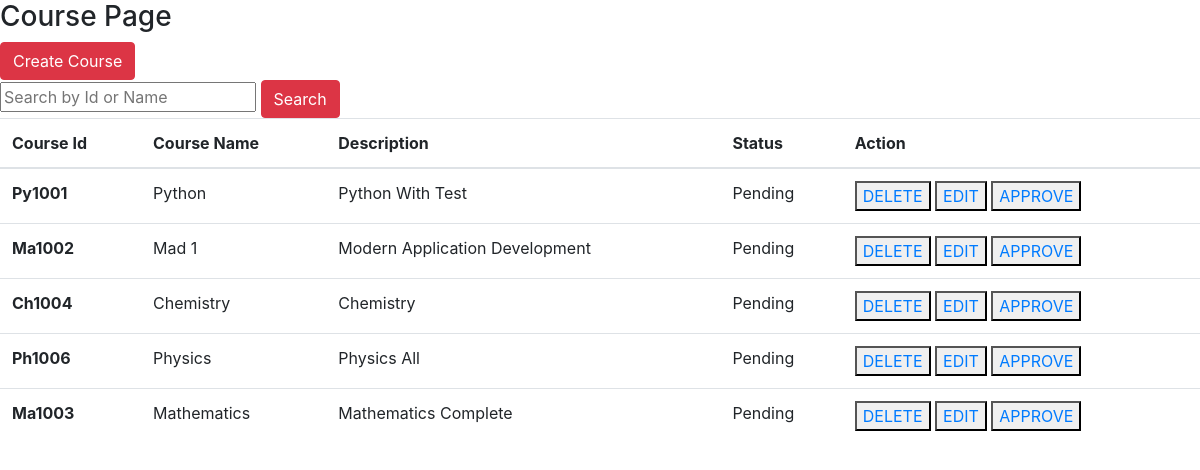
/course, run on an earlier commit of the app's database.
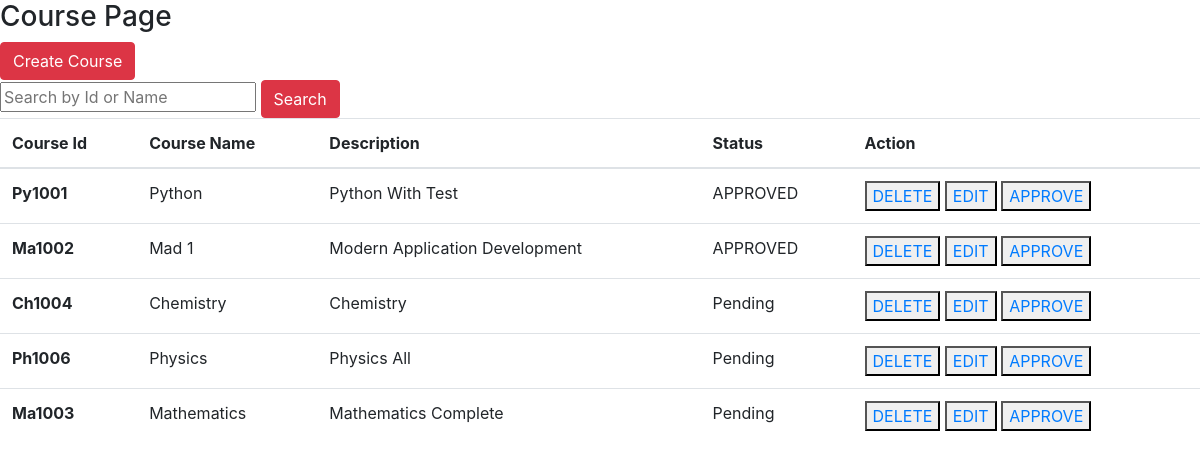
And on a later commit of the database.
### app.py (models this page shows)
class Course(db.Model):
    course_id = db.Column(db.String, primary_key=True)
    course_name = db.Column(db.String,nullable=False)
    description = db.Column(db.String)
    status = db.Column(db.String, default= 'Pending')
    examination = db.relationship('Examination', backref = 'course_details',lazy = True)

### app.py (the view)
@app.route('/course')
def course():
    course=Course.query.all()
    return render_template('course.html',course=course)

### templates/course.html (shortened to what this page needs)
<!DOCTYPE html>
<html lang="en">
<head>
    <link rel="stylesheet" href="https://cdn.jsdelivr.net/npm/bootstrap@4.1.3/dist/css/bootstrap.min.css">
</head>
<body>
    <h3>Course Page</h3>
    <a href="/create_course"><button class="btn btn-danger">Create Course</button></a>
     <form action="/search_course" method="POST">
    <input type="text" name="search" placeholder="Search by Id or Name">
    <button type="submit" class="btn btn-danger">Search</button>
    <table class="table">
  <thead>
    <tr>
      <th scope="col">Course Id</th>
      <th scope="col">Course Name</th>
      <th scope="col">Description</th>
      <th scope="col">Status</th>
      <th scope="col">Action</th>
    </tr>
  </thead>
  <tbody>
    {% for i in course%}
    <tr>
      <th> {{i.course_id}}</th>
      <td>{{i.course_name}}</td>
      <td>{{i.description}}</td>
      <td>{{i.status}}</td>
      <td><button><a href = "/delete_course/{{i.course_id}}">DELETE</a></button>
      <button><a href = "/edit_course/{{i.course_id}}">EDIT</a></button>
    <button><a href = "/approve_course/{{i.course_id}}">APPROVE</a></button></td>
    </tr>
{% endfor %}
  </tbody>
</table>
</body>
</html>

What changed in the data, as far as the page shows it:
changed Course "Py1001": status "Pending" → "APPROVED"
changed Course "Ma1002": status "Pending" → "APPROVED"
